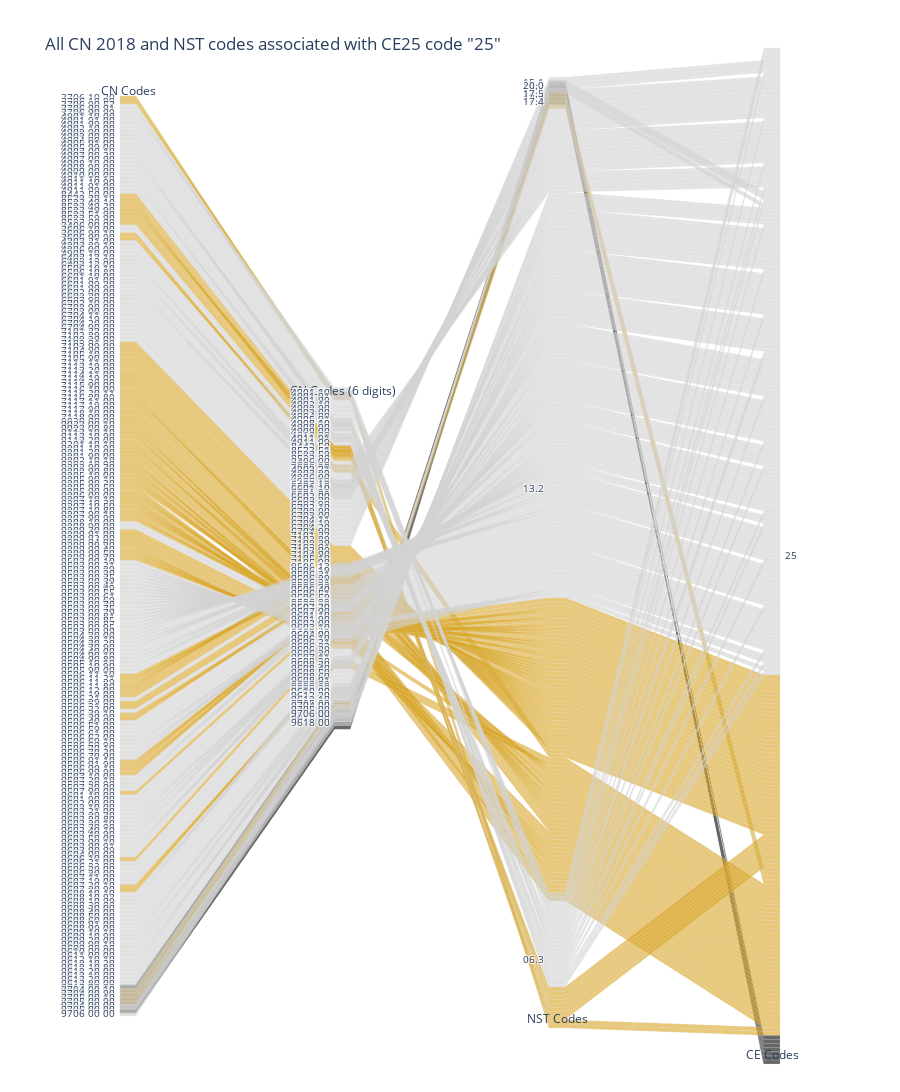

The notebook cell saved with this chart:
### Code cell
img = plotCE('25', height=3200)

### Figure 1 — Plotly figure (JSON) as saved in the notebook; plotly's stock layout.template omitted (floating-point values rounded to 4 significant figures; data arrays with more than 128 entries replaced by an {"elided": "..."} marker saying what was removed)
{"data": [{"dimensions": [{"label": "CN Codes", "values": {"elided": "248 str values"}}, {"label": "CN Codes (6 digits)", "values": {"elided": "248 str values"}}, {"label": "NST Codes", "values": {"elided": "248 str values"}}, {"label": "CE Codes", "values": {"elided": "248 str values"}}], "domain": {"x": [0, 1], "y": [0, 1]}, "line": {"color": {"elided": "248 str values"}, "coloraxis": "coloraxis"}, "name": "", "type": "parcats"}], "layout": {"coloraxis": {"colorbar": {"title": {"text": "colors"}}, "colorscale": [[0, "#0d0887"], [0.1111, "#46039f"], [0.2222, "#7201a8"], [0.3333, "#9c179e"], [0.4444, "#bd3786"], [0.5556, "#d8576b"], [0.6667, "#ed7953"], [0.7778, "#fb9f3a"], [0.8889, "#fdca26"], [1, "#f0f921"]]}, "height": 3200, "legend": {"tracegroupgap": 0}, "title": {"text": "All CN 2018 and NST codes associated with CE25 code \"25\""}}}
